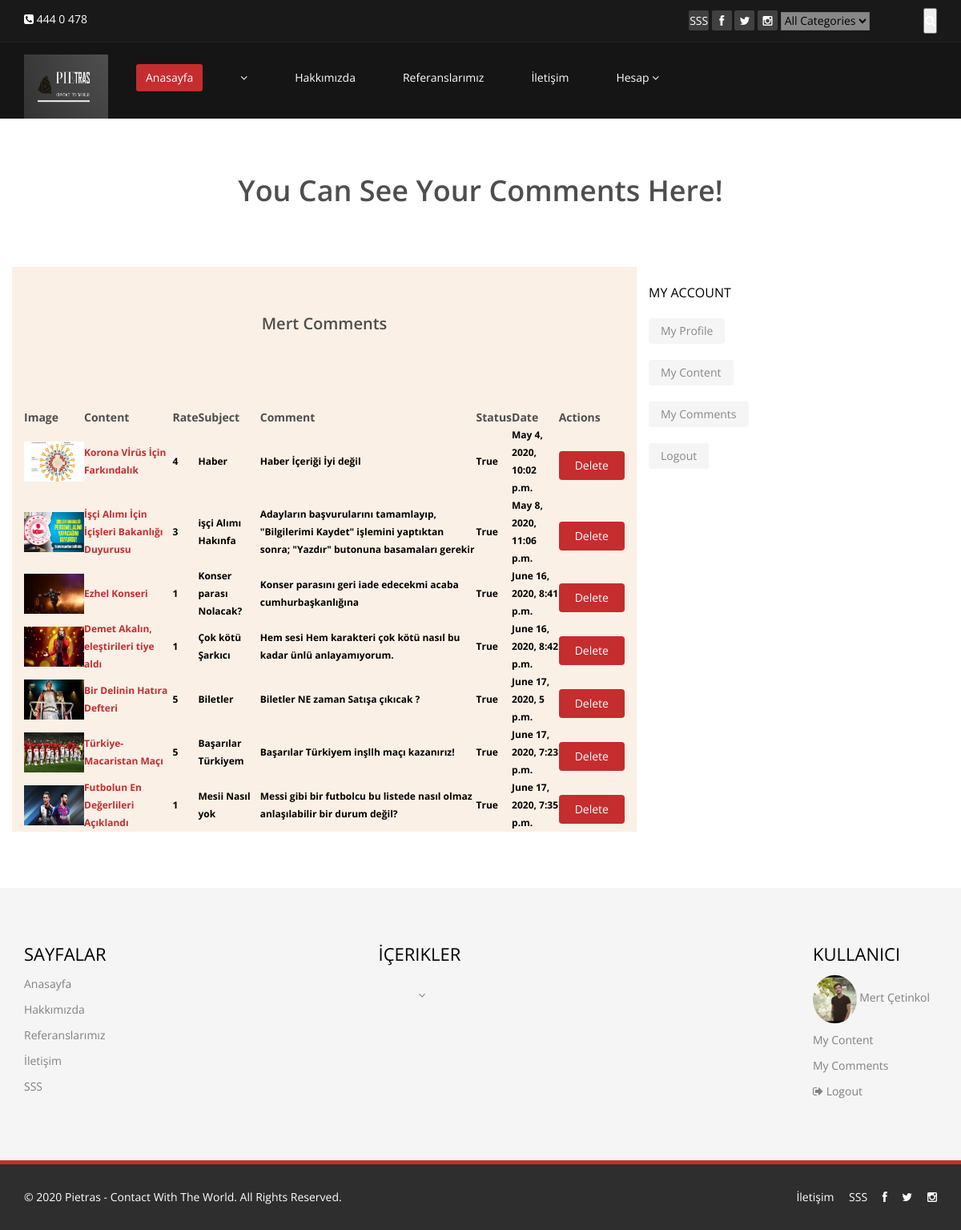
Page /user/comments/ (signed in) on the committed database.
### Home/models.py (models this page shows, shortened)
class Setting(models.Model):
    STATUS =(
        ('True', 'Evet'),
        ('False', 'Hayır'),
    )
    title = models.CharField(max_length=150)
    keywords = models.CharField(max_length=200)
    description = models.CharField(max_length=200)
    company = models.CharField(max_length=50)
    address = models.CharField(blank=True, max_length=150)
    phone = models.CharField(blank=True,max_length=15)
    fax = models.CharField(blank=True, max_length=15)
    email = models.CharField(blank=True, max_length=50)
    map = models.TextField(blank=True)
    smtpserver = models.CharField(blank=True, max_length=20)
    smtpemail = models.CharField(blank=True, max_length=20)
    smtppassword = models.CharField(blank=True, max_length=20)
    smtpport = models.CharField(blank=True, max_length=5)
    icon = models.ImageField(blank=True, upload_to='images/')
    facebook = models.CharField(max_length=50)
    twitter = models.CharField(max_length=50)
    instagram = models.CharField(max_length=50)
    aboutus = RichTextUploadingField(blank=True)
    contactus = RichTextUploadingField(blank=True)
    references = RichTextUploadingField(blank=True)
    status = models.CharField(max_length=10, choices=STATUS)
    created_at = models.DateTimeField(auto_now_add=True)
    updated_at = models.DateTimeField(auto_now=True)

class UserProfile(models.Model):
    user = models.OneToOneField(User, on_delete=models.CASCADE)
    phone = models.CharField(max_length=15)
    adress = models.CharField(max_length=150)
    city = models.CharField(max_length=150)
    country = models.CharField(max_length=150)
    image = models.ImageField(blank=True, upload_to='images/users/')
    def image_tag(self):
        return mark_safe('<img src="{}" height="50"/>'.format(self.image.url))
    image_tag.short_description = 'Image'

### news/models.py (models this page shows, shortened)
class Comment(models.Model):
    STATUS =(
        ('New', 'Yeni'),
        ('True', 'Evet'),
        ('False', 'Hayır'),
    )
    news = models.ForeignKey(News, on_delete=models.CASCADE) #relations with News
    user = models.ForeignKey(User, on_delete=models.CASCADE)  # relations with User
    subject = models.CharField(max_length=200)
    comment = models.CharField(max_length=200)
    rate = models.IntegerField(blank=True)
    status = models.CharField(max_length=10, choices=STATUS, default='New')
    ip = models.CharField(blank=True, max_length=30)
    created_at = models.DateTimeField(auto_now_add=True)
    updated_at = models.DateTimeField(auto_now=True)

class News(models.Model):
    STATUS =(
        ('True', 'Evet'),
        ('False', 'Hayır'),
    )
    TYPE = (
        ('Haber', 'Haber'),
        ('Etkinlik', 'Etkinlik'),
        ('Duyuru', 'Duyuru'),
    )
    category = models.ForeignKey(Category, on_delete=models.CASCADE) #relations with Category
    user = models.ForeignKey(User, on_delete=models.CASCADE, null=True)
    type = models.CharField(max_length=30, choices=TYPE, null=True)
    title = models.CharField(max_length=150)
    description = models.CharField(max_length=200)
    keyword = models.CharField(max_length=200)
    image = models.ImageField(blank=True, upload_to='images/')
    detail = RichTextUploadingField()
    status = models.CharField(max_length=10, choices=STATUS)
    slug = models.SlugField(null=False, unique=True)
    created_at = models.DateTimeField(auto_now_add=True)
    updated_at = models.DateTimeField(auto_now=True)
    def image_tag(self):
        return mark_safe('<img src="{}" height="40"/>'.format(self.image.url))
    image_tag.short_description = 'Image'

### user/views.py (the view)
# urls.py: path('comments/', views.comments, name='comments'),
@login_required(login_url='/login')
def comments(request):
    category = Category.objects.all()
    current_user = request.user
    comments = Comment.objects.filter(user_id=current_user.id)
    profile = User.objects.get(pk=current_user.id)
    setting = Setting.objects.get(pk=1)
    context = {
        'category': category,
        'comments': comments,
        'setting': setting,
        'profile': profile,
    }
    return render(request, 'user_comments.html', context)

### user/templates/user_comments.html (shortened to what this page needs)
{% extends 'homebase.html' %}
{% load static %}
{% block body%}
    <section id="blog" class="container">
        <div class="center">
            <h2> You Can See Your Comments Here!</h2>
        </div>
        <div class="blog">
            <div class="row">
                <div class="col-md-8" style="background-color: #faf0e6">
                    <h1 id="comments_title" class="center">{{ profile.first_name}} Comments</h1>
                    <div class="blog-content">
                        <table style="width: content-box">
                            <tr>
                                <th>Image</th>
                                <th>Content</th>
                                <th>Rate</th>
                                <th>Subject</th>
                                <th>Comment</th>
                                <th>Status</th>
                                <th>Date</th>
                                <th>Actions</th>
                            </tr>
                            {% for rs in comments %}
                                <tr>
                                    <th class="text-left">
                                        <a href="/news/{{ rs.news.id }}/{{ rs.news.id }}"> <img src="{{ rs.news.image.url }}"style="height: 50px; width: 75px"></a>
                                    </th>
                                    <th class="text-left">
                                        <a href="/news/{{ rs.news.id }}/{{ rs.news.slug }}"> {{ rs.news.title}} </a>
                                    </th>
                                    <th class="text-left" style="color: black"> {{ rs.rate }} </a> </th>
                                    <th class="text-left" style="color: black">{{ rs.subject }} </a> </th>
                                    <th class="text-left" style="color: black">{{ rs.comment }} </a> </th>
                                    <th class="text-left" style="color: black">{{ rs.status }} </a> </th>
                                    <th class="text-left" style="color: black">{{ rs.created_at }} </a> </th>
                                    <th class="text-left">
                                        <a class="btn btn btn-primary button" href="/user/deletecomment/{{ rs.id }}" onclick="return confirm('Will be Delete! Are you sure?')"> Delete</a>
                                    </th>
                                </tr>
                            {% endfor %}
                        </table>
                    </div>
                </div>
                <aside class="col-md-4">
                    {% include 'userpanel.html' %}
                </aside>
            </div>
        </div>
    </section>
{% endblock %}

### Home/templates/header.html (shortened to what this page needs)
{% load static %}
<header id="header">
    <div class="top-bar">
        <div class="container">
            <div class="row">
                <div class="col-sm-6 col-xs-4">
                    <div class="top-number"><p><i class="fa fa-phone-square"></i>  {{ setting.phone}}</p></div>
                </div>
                <div class="col-sm-6 col-xs-8">
                    <div class="social">
                        <ul class="social-share">
                            <li><a href="/SSS"> SSS</a></li>
                            <li><a href="{{ setting.facebook}}"><i class="fa fa-facebook"></i></a></li>
                            <li><a href="{{ setting.twitter}}"><i class="fa fa-twitter"></i></a></li>
                            <li><a href="{{ setting.instagram}}"><i class="fa fa-instagram"></i></a></li>
                        </ul>
                        <div class="search">
                            <form role="form" action="/search/" method="post">
                                {% load mptt_tags %}
                                <select style="background-color: #888888" name="catid" class="input search">
                                    <option value="0"> All Categories</option>
                                </select>
                                <input id="query" name="query" type="text" class="search-form" autocomplete="off" placeholder="Enter your Keywords">
                                <button class="search-btn"><i class="fa fa-search"></i></button>
                            </form>
                        </div>
                    </div>
                </div>
            </div>
        </div>
    </div>
    <nav class="navbar navbar-inverse" role="banner">
        <div class="container">
            <div class="navbar-header">
                <a class="navbar-brand" href="/"><img src="{% static 'images/logom1.png' %}" style="height: 60pt;width: 105px;" alt="logo"></a>
                <ul class="nav navbar-nav">
                    <li class="active"><a href="/">Anasayfa</a></li>
                    {% load mptt_tags %}
                    {% recursetree category %}
                        <li class="dropdown">
                            <a href="/category/{{ node.id }}/{{ node.slug }}" {% if not node.is_leaf_node %} class="dropdown" {% endif %}>{{ node.title }}  {% if not node.is_leaf_node %}<i class="fa fa-angle-down"></i>{% endif %}</a>
                        </li>
                    {% endrecursetree %}
                    <li><a href="/hakkimizda">Hakkımızda</a></li>
                    <li><a href="/referanslar">Referanslarımız</a></li>
                    <li><a href="/iletisim">İletişim</a></li>
                    {% if user.id is not None %}
                        <li class="dropdown">
                            <a href="#" class="dropdown-toggle" data-toggle="dropdown">Hesap  <i class="fa fa-angle-down"></i></a>
                        </li>
                    {% endif %}
                </ul>
            </div>
        </div>
    </nav>
</header>

### Home/templates/footer.html (shortened to what this page needs)
{% load static %}
<section id="bottom">
    <div class="container wow fadeInDown" data-wow-duration="1000ms" data-wow-delay="600ms">
        <div class="row">
            <div class="col-md-3 col-sm-8">
                <div class="widget">
                    <h3>Sayfalar</h3>
                    <ul>
                        <li class="active"><a href="/">Anasayfa</a></li>
                        <li><a href="/hakkimizda">Hakkımızda</a></li>
                        <li><a href="/referanslar">Referanslarımız</a></li>
                        <li><a href="/iletisim">İletişim</a></li>
                        <li><a href="/SSS"> SSS</a></li>
                    </ul>
                </div>
            </div>
            <div class="col-md-3 col-sm-8" style="margin-left: 150px">
                <div class="widget">
                    <h3>İçerikler</h3>
                    <ul class="nav navbar-nav">
                        {% load mptt_tags %}
                        {% recursetree category %}
                            <li class="dropdown">
                                <a href="/category/{{ node.id }}/{{ node.slug }}" {% if not node.is_leaf_node %} class="dropdown" {% endif %}>{{ node.title }}  {% if not node.is_leaf_node %}<i class="fa fa-angle-down"></i>{% endif %}</a>
                            </li>
                        {% endrecursetree %}
                </div>
            </div>
            <div style="margin-left: 1000px">
                <div class="widget">
                    <h3>Kullanıcı</h3>
                    {% if user.id is not None %}
                        <ul >
                            <li><a href="/user"><img src="{{ user.userprofile.image.url}}" height="60px" class="img-circle"> {{user.first_name}} {{user.last_name}} </a></li>
                            <li><a href="/user/mynews">My Content </a></li>
                            <li><a href="/user/comments/">My Comments </a></li>
                            <li><a href="/logout/"><i class="fa fa-sign-out"> </i>  Logout</a></li>
                        </ul>
                    {% else %}
                        <ul >
                            <li><a href="/login/"><i class="fa fa-unlock"> </i>  Login</a></li>
                            <li><a href="/register/"><i class="fa fa-sign-in"> </i>  Sign up</a></li>
                        </ul>
                    {% endif %}
                </div>
            </div>
        </div>
    </div>
</section>
<footer id="footer" class="midnight-blue">
    <div class="container">
        <div class="row">
            <div class="col-sm-6">
                &copy; 2020 <a target="_blank" href="/hakkimizda" title="The Best Content Producer Web Site of the World!">{{setting.company}}</a>. All Rights Reserved.
            </div>
            <div class="col-sm-6">
                <ul class="pull-right">
                    <li><a href="/iletisim">İletişim</a></li>
                    <li><a href="/SSS">SSS</a></li>
                    <li><a href="{{ setting.facebook}}"><i class="fa fa-facebook"></i></a></li>
                    <li><a href="{{ setting.twitter}}"><i class="fa fa-twitter"></i></a></li>
                    <li><a href="{{ setting.instagram}}"><i class="fa fa-instagram"></i></a></li>
                </ul>
            </div>
        </div>
    </div>
</footer>

### rows in the picture
Setting: phone "444 0 478", company "Pietras - Contact With The World"
Comment: news.image (picture), news "Korona Vİrüs İçin Farkındalık", rate "4", subject "Haber", comment "Haber İçeriği İyi değil", status "True", created_at "May 4, 2020, 10:02 p.m."
Comment: news.image (picture), news "İşçi Alımı İçin İçişleri Bakanlığı Duyurusu", rate "3", subject "işçi Alımı Hakınfa", comment "Adayların başvurularını tamamlayıp, \"Bilgilerimi Kaydet\" işlemini yaptıktan sonra; \"Yazdır\" butonuna basamaları gerekir", status "True", created_at "May 8, 2020, 11:06 p.m."
Comment: news.image (picture), news "Ezhel Konseri", rate "1", subject "Konser parası Nolacak?", comment "Konser parasını geri iade edecekmi acaba cumhurbaşkanlığına", status "True", created_at "June 16, 2020, 8:41 p.m."
Comment: news.image (picture), news "Demet Akalın, eleştirileri tiye aldı", rate "1", subject "Çok kötü Şarkıcı", comment "Hem sesi Hem karakteri çok kötü nasıl bu kadar ünlü anlayamıyorum.", status "True", created_at "June 16, 2020, 8:42 p.m."
Comment: news.image (picture), news "Bir Delinin Hatıra Defteri", rate "5", subject "Biletler", comment "Biletler NE zaman Satışa çıkıcak ?", status "True", created_at "June 17, 2020, 5 p.m."
Comment: news.image (picture), news "Türkiye-Macaristan Maçı", rate "5", subject "Başarılar Türkiyem", comment "Başarılar Türkiyem inşllh maçı kazanırız!", status "True", created_at "June 17, 2020, 7:23 p.m."
Comment: news.image (picture), news "Futbolun En Değerlileri Açıklandı", rate "1", subject "Mesii Nasıl yok", comment "Messi gibi bir futbolcu bu listede nasıl olmaz anlaşılabilir bir durum değil?", status "True", created_at "June 17, 2020, 7:35 p.m."

### other values in the picture
{{ profile.first_name }} "Mert"
{{ user.first_name }} "Mert"
{{ user.last_name }} "Çetinkol"
